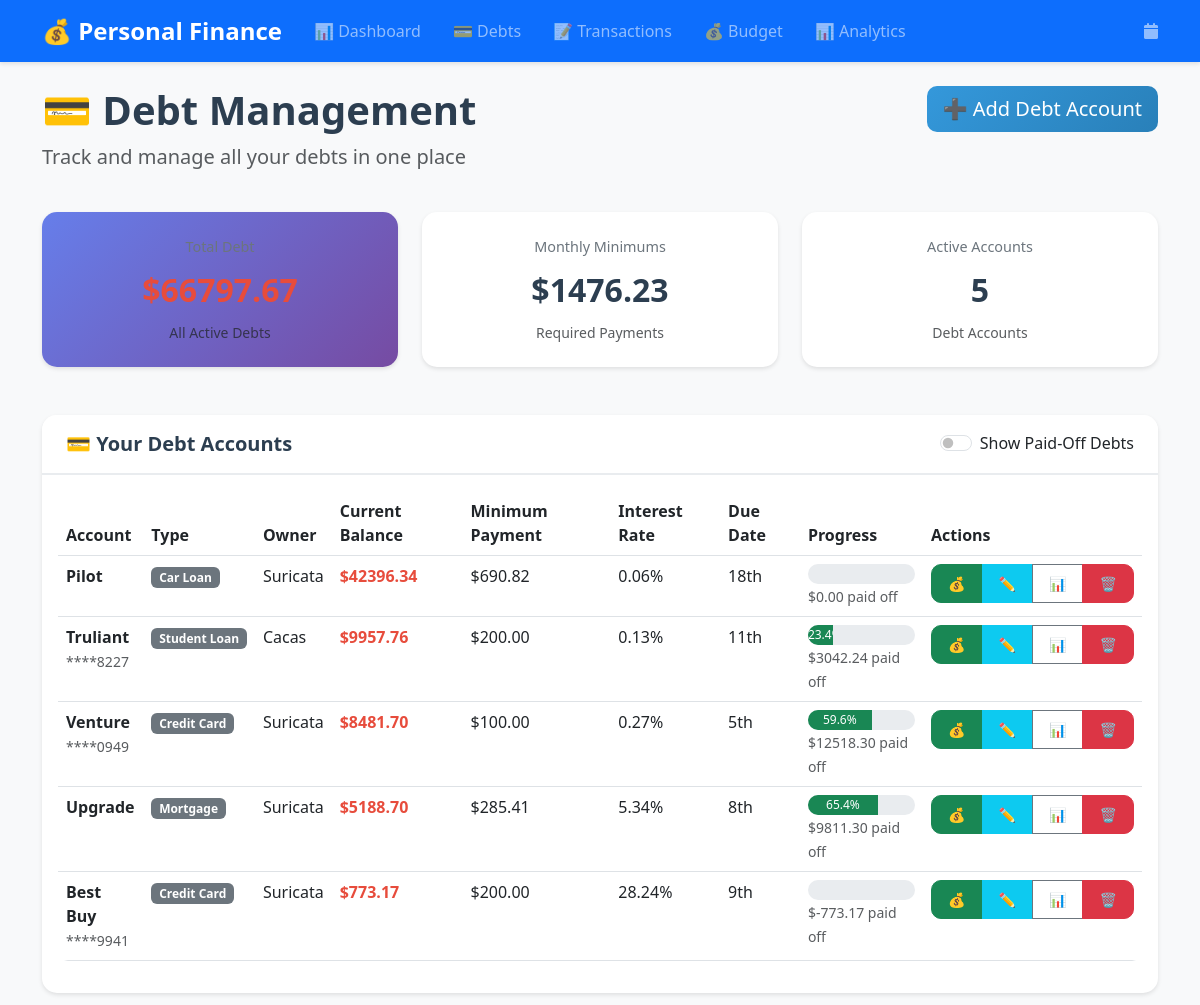
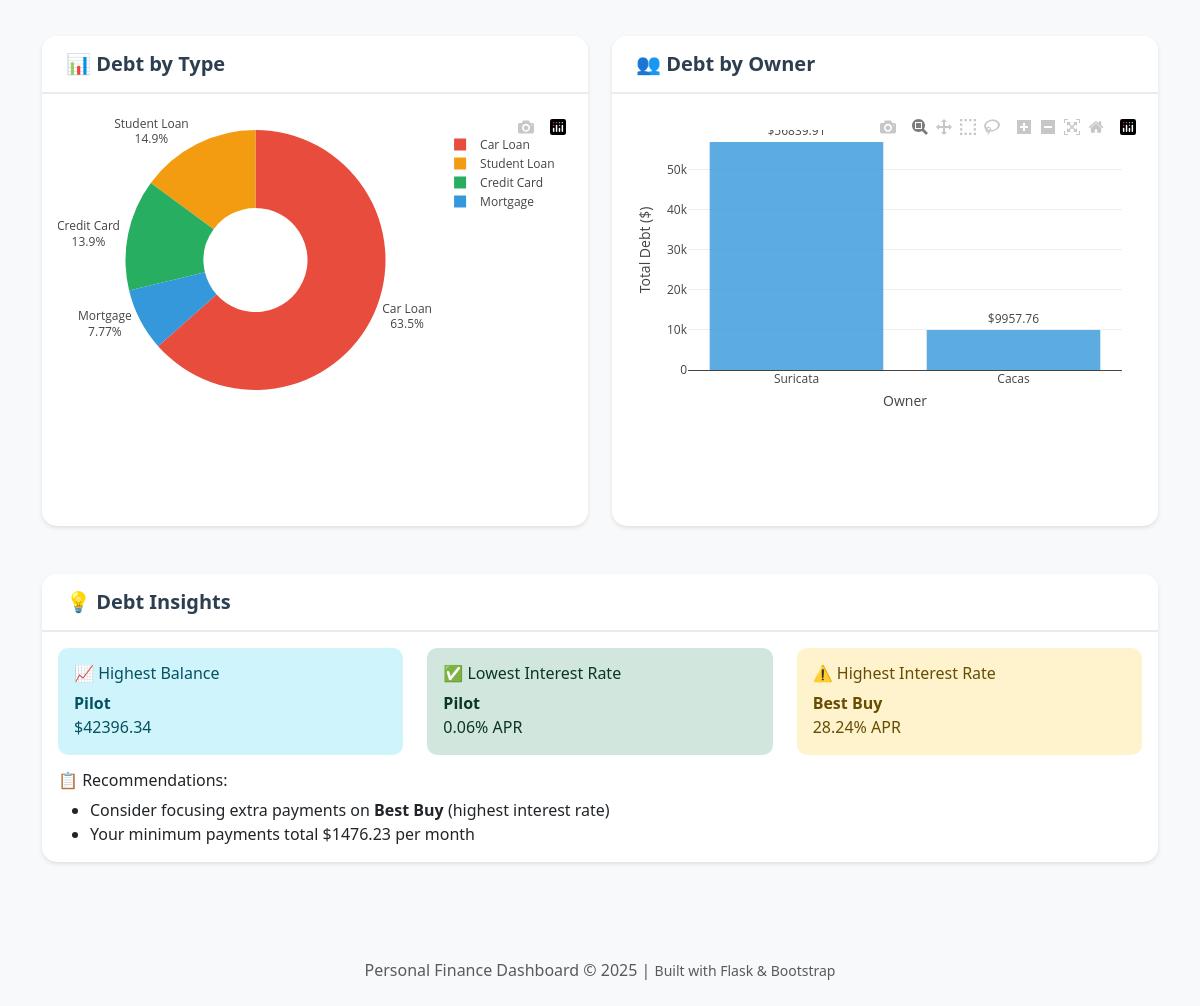
Page /debts/ on the committed database (2 pictures, top to bottom).
### models.py (models this page shows)
class DebtAccount(db.Model):
    __tablename__ = 'debt_accounts'
    id = db.Column(db.Integer, primary_key=True)
    name = db.Column(db.String(100), nullable=False)
    debt_type = db.Column(db.String(50), nullable=False)
    original_balance = db.Column(db.Numeric(10, 2), nullable=False)
    current_balance = db.Column(db.Numeric(10, 2), nullable=False)
    interest_rate = db.Column(db.Numeric(5, 4))
    minimum_payment = db.Column(db.Numeric(10, 2))
    due_date = db.Column(db.Integer)
    owner = db.Column(db.String(50), nullable=False)
    category = db.Column(db.String(100), nullable=False)
    account_number_last4 = db.Column(db.String(4))
    is_active = db.Column(db.Boolean, default=True)
    created_at = db.Column(db.DateTime, default=datetime.utcnow)
    updated_at = db.Column(db.DateTime, default=datetime.utcnow)

### blueprints/debts/routes.py (the view)
@debts_bp.route('/')
def list_debts():
    print("💳 Loading debts page...")
    try:
        show_paid_off = request.args.get('show_paid_off', 'false').lower() == 'true'
        conn = sqlite3.connect('data/personal_finance.db')
        if show_paid_off:
            debts_query = """
            SELECT * FROM debt_accounts
            ORDER BY is_active DESC, current_balance DESC
            """
            print("💳 Loading all debts (including paid-off)...")
        else:
            debts_query = """
            SELECT * FROM debt_accounts
            WHERE is_active = 1
            ORDER BY current_balance DESC
            """
            print("💳 Loading active debts only...")
        debts_df = pd.read_sql_query(debts_query, conn)
        conn.close()
        debts = []
        for _, row in debts_df.iterrows():
            debt_obj = type('DebtAccount', (), {})()
            for col in debts_df.columns:
                setattr(debt_obj, col, row[col])
            debts.append(debt_obj)
        active_debts = [debt for debt in debts if debt.is_active == 1]
        total_debt = sum(float(debt.current_balance) for debt in active_debts)
        total_minimum_payments = sum(float(debt.minimum_payment or 0) for debt in active_debts)
        print(f"💳 Found {len(debts)} debt accounts ({len(active_debts)} active), total: ${total_debt}")
        return render_template('debts.html',
                             debts=debts,
                             total_debt=total_debt,
                             total_minimum_payments=total_minimum_payments,
                             show_paid_off=show_paid_off,
                             active_count=len(active_debts))
    except Exception as e:
        print(f"❌ Error in debts route: {e}")
        import traceback
        traceback.print_exc()
        return render_template('debts.html',
                             debts=[],
                             total_debt=0,
                             total_minimum_payments=0,
                             show_paid_off=False,
                             active_count=0)

### templates/debts.html (shortened to what this page needs)
{% extends "base.html" %}
{% block content %}
<div class="row mb-4">
    <div class="col-md-8">
        <h1 class="display-6 fw-bold text-primary">💳 Debt Management</h1>
        <p class="lead text-muted">Track and manage all your debts in one place</p>
    </div>
    <div class="col-md-4 text-end">
        <a href="{{ url_for('debts.add_debt') }}" class="btn btn-primary btn-lg">
            ➕ Add Debt Account
        </a>
    </div>
</div>
<div class="row mb-4">
    <div class="col-md-4">
        <div class="card metric-card debt-card">
            <div class="metric-label">Total Debt</div>
            <div class="metric-value negative">${{ "%.2f"|format(total_debt) }}</div>
            <small class="text-muted">All Active Debts</small>
        </div>
    </div>
    <div class="col-md-4">
        <div class="card metric-card">
            <div class="metric-label">Monthly Minimums</div>
            <div class="metric-value neutral">${{ "%.2f"|format(total_minimum_payments) }}</div>
            <small class="text-muted">Required Payments</small>
        </div>
    </div>
    <div class="col-md-4">
        <div class="card metric-card">
            <div class="metric-label">Active Accounts</div>
            <div class="metric-value neutral">{{ active_count }}</div>
            <small class="text-muted">Debt Accounts</small>
        </div>
    </div>
</div>
<div class="row">
    <div class="col-12">
        <div class="card">
            <div class="card-header d-flex justify-content-between align-items-center">
                <h5 class="mb-0">💳 Your Debt Accounts</h5>
                <div class="form-check form-switch">
                    <input class="form-check-input"
                           type="checkbox"
                           id="showPaidOffToggle"
                           {{ 'checked' if show_paid_off else '' }}
                           onchange="togglePaidOffDebts(this.checked)">
                    <label class="form-check-label" for="showPaidOffToggle">
                        Show Paid-Off Debts
                    </label>
                </div>
            </div>
            <div class="card-body">
                {% if debts %}
                    <div class="table-responsive">
                        <table class="table table-hover">
                            <thead>
                                <tr>
                                    <th>Account</th>
                                    <th>Type</th>
                                    <th>Owner</th>
                                    <th>Current Balance</th>
                                    <th>Minimum Payment</th>
                                    <th>Interest Rate</th>
                                    <th>Due Date</th>
                                    <th>Progress</th>
                                    <th>Actions</th>
                                </tr>
                            </thead>
                            <tbody>
                                {% for debt in debts %}
                                <tr class="{{ 'table-success' if debt.is_active == 0 else '' }}">
                                    <td>
                                        <div class="d-flex align-items-center gap-2">
                                            <div>
                                                <div class="fw-bold">{{ debt.name }}</div>
                                                {% if debt.account_number_last4 %}
                                                    <small class="text-muted">****{{ debt.account_number_last4 }}</small>
                                                {% endif %}
                                            </div>
                                        </div>
                                    </td>
                                    <td>
                                        <span class="badge bg-secondary">{{ debt.debt_type }}</span>
                                    </td>
                                    <td>{{ debt.owner }}</td>
                                    <td>
                                        {% if debt.is_active == 0 %}
                                            <span class="fw-bold text-success">
                                                ${{ "%.2f"|format(debt.current_balance) }}
                                            </span>
                                        {% else %}
                                            <span class="fw-bold text-danger">
                                                ${{ "%.2f"|format(debt.current_balance) }}
                                            </span>
                                        {% endif %}
                                    </td>
                                    <td>
                                        {% if debt.minimum_payment %}
                                            ${{ "%.2f"|format(debt.minimum_payment) }}
                                        {% else %}
                                            <span class="text-muted">Not set</span>
                                        {% endif %}
                                    </td>
                                    <td>
                                        {% if debt.interest_rate %}
                                            {{ "%.2f"|format(debt.interest_rate * 100) }}%
                                        {% else %}
                                            <span class="text-muted">Not set</span>
                                        {% endif %}
                                    </td>
                                    <td>
                                        {% if debt.due_date %}
                                            {{ debt.due_date }}{{
                                                'st' if debt.due_date == 1 or debt.due_date == 21 or debt.due_date == 31
                                                else 'nd' if debt.due_date == 2 or debt.due_date == 22
                                                else 'rd' if debt.due_date == 3 or debt.due_date == 23
                                                else 'th'
                                            }}
                                        {% else %}
                                            <span class="text-muted">Not set</span>
                                        {% endif %}
                                    </td>
                                    <td>
                                        {% set progress = ((debt.original_balance - debt.current_balance) / debt.original_balance * 100) if debt.original_balance > 0 else 0 %}
                                        <div class="progress" style="height: 20px;">
                                            <div class="progress-bar bg-success"
                                                 role="progressbar"
                                                 style="width: {{ progress }}%"
                                                 aria-valuenow="{{ progress }}"
                                                 aria-valuemin="0"
                                                 aria-valuemax="100">
                                                {{ "%.1f"|format(progress) }}%
                                            </div>
                                        </div>
                                        <small class="text-muted">
                                            ${{ "%.2f"|format(debt.original_balance - debt.current_balance) }} paid off
                                        </small>
                                    </td>
                                    <td>
                                        <div class="btn-group" role="group">
                                            <button class="btn btn-success btn-sm"
                                                    onclick="showPaymentModal({{ debt.id }}, '{{ debt.name }}', {{ debt.current_balance }}, {{ debt.minimum_payment if debt.minimum_payment else 'null' }})"
                                                    title="Make Payment">
                                                💰
                                            </button>
                                            <button class="btn btn-info btn-sm"
                                                    onclick="editDebt({{ debt.id }})"
                                                    title="Edit Account">
                                                ✏️
                                            </button>
                                            <button class="btn btn-outline-secondary btn-sm"
                                                    onclick="showPaymentHistory({{ debt.id }}, '{{ debt.name }}')"
                                                    title="Payment History">
                                                📊
                                            </button>
                                            <button class="btn btn-danger btn-sm"
                                                    onclick="deleteDebt({{ debt.id }}, '{{ debt.name }}')"
                                                    title="Delete Account">
                                                🗑️
                                            </button>
                                        </div>
                                    </td>
                                </tr>
                                {% endfor %}
                            </tbody>
                        </table>
                    </div>
                {% endif %}
            </div>
        </div>
    </div>
</div>
{% if debts %}
<div class="row mt-4">
    <div class="col-md-6">
        <div class="card">
            <div class="card-header">
                <h5 class="mb-0">📊 Debt by Type</h5>
            </div>
            <div class="card-body">
                <div id="debtByTypeChart" class="chart-container" style="height: 300px;"></div>
            </div>
        </div>
    </div>
    <div class="col-md-6">
        <div class="card">
            <div class="card-header">
                <h5 class="mb-0">👥 Debt by Owner</h5>
            </div>
            <div class="card-body">
                <div id="debtByOwnerChart" class="chart-container" style="height: 300px;"></div>
            </div>
        </div>
    </div>
</div>
<div class="row mt-4">
    <div class="col-12">
        <div class="card">
            <div class="card-header">
                <h5 class="mb-0">💡 Debt Insights</h5>
            </div>
            <div class="card-body">
                <div class="row">
                    {% set highest_debt = debts | max(attribute='current_balance') if debts else None %}
                    {% set lowest_rate = debts | selectattr('interest_rate') | min(attribute='interest_rate') if debts else None %}
                    {% set highest_rate = debts | selectattr('interest_rate') | max(attribute='interest_rate') if debts else None %}
                    <div class="col-md-4">
                        <div class="alert alert-info">
                            <h6>📈 Highest Balance</h6>
                            {% if highest_debt %}
                                <strong>{{ highest_debt.name }}</strong><br>
                                ${{ "%.2f"|format(highest_debt.current_balance) }}
                            {% else %}
                                No debts found
                            {% endif %}
                        </div>
                    </div>
                    <div class="col-md-4">
                        <div class="alert alert-success">
                            <h6>✅ Lowest Interest Rate</h6>
                            {% if lowest_rate %}
                                <strong>{{ lowest_rate.name }}</strong><br>
                                {{ "%.2f"|format(lowest_rate.interest_rate * 100) }}% APR
                            {% else %}
                                No rates set
                            {% endif %}
                        </div>
                    </div>
                    <div class="col-md-4">
                        <div class="alert alert-warning">
                            <h6>⚠️ Highest Interest Rate</h6>
                            {% if highest_rate %}
                                <strong>{{ highest_rate.name }}</strong><br>
                                {{ "%.2f"|format(highest_rate.interest_rate * 100) }}% APR
                            {% else %}
                                No rates set
                            {% endif %}
                        </div>
                    </div>
                </div>
                <div class="row">
                    <div class="col-12">
                        <h6>📋 Recommendations:</h6>
                        <ul class="mb-0">
                            {% if highest_rate and lowest_rate and highest_rate.interest_rate > lowest_rate.interest_rate * 1.5 %}
                                <li>Consider focusing extra payments on <strong>{{ highest_rate.name }}</strong> (highest interest rate)</li>
                            {% endif %}
                            {% if total_minimum_payments > 0 %}
                                <li>Your minimum payments total ${{ "%.2f"|format(total_minimum_payments) }} per month</li>
                            {% endif %}
                        </ul>
                    </div>
                </div>
            </div>
        </div>
    </div>
</div>
{% endif %}
{% endblock %}

### rows in the picture
DebtAccount: name "Pilot", debt_type "Car Loan", owner "Suricata", current_balance "42396.34", minimum_payment "690.82", debt.interest_rate*100 "0.06", due_date "18", due_date "th", debt.original_balance-debt.current_balance "0.00", lowest_rate.interest_rate*100 "0.06"
DebtAccount: name "Truliant", account_number_last4 "8227", debt_type "Student Loan", owner "Cacas", current_balance "9957.76", minimum_payment "200.00", debt.interest_rate*100 "0.13", due_date "11", due_date "th", {{ progress }} 23.40184615384615 (drawn), progress "23.4", debt.original_balance-debt.current_balance "3042.24"
DebtAccount: name "Venture", account_number_last4 "0949", debt_type "Credit Card", owner "Suricata", current_balance "8481.70", minimum_payment "100.00", debt.interest_rate*100 "0.27", due_date "5", due_date "th", {{ progress }} 59.61095238095238 (drawn), progress "59.6", debt.original_balance-debt.current_balance "12518.30"
DebtAccount: name "Upgrade", debt_type "Mortgage", owner "Suricata", current_balance "5188.70", minimum_payment "285.41", debt.interest_rate*100 "5.34", due_date "8", due_date "th", {{ progress }} 65.40866666666666 (drawn), progress "65.4", debt.original_balance-debt.current_balance "9811.30"
DebtAccount: name "Best Buy", account_number_last4 "9941", debt_type "Credit Card", owner "Suricata", current_balance "773.17", minimum_payment "200.00", debt.interest_rate*100 "28.24", due_date "9", due_date "th", debt.original_balance-debt.current_balance "-773.17", highest_rate.interest_rate*100 "28.24"

### other values in the picture
{{ "%.2f"|format(total_minimum_payments) }} "1476.23"
{{ active_count }} "5"
